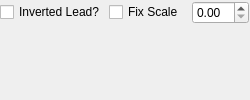
      <widget class="QChartView" name="ecg_axis_1" native="true">
       <property name="sizePolicy">
        <sizepolicy hsizetype="Expanding" vsizetype="Expanding">
         <horstretch>1</horstretch>
         <verstretch>6</verstretch>
        </sizepolicy>
       </property>
       <property name="minimumSize">
        <size>
         <width>0</width>
         <height>10</height>
        </size>
       </property>
       <property name="styleSheet">
        <string notr="true"/>
       </property>
       <layout class="QGridLayout" name="gridLayout">
        <property name="leftMargin">
         <number>0</number>
        </property>
        <property name="topMargin">
         <number>1</number>
        </property>
        <property name="rightMargin">
         <number>1</number>
        </property>
        <property name="bottomMargin">
         <number>0</number>
        </property>
        <property name="horizontalSpacing">
         <number>3</number>
        </property>
        <property name="verticalSpacing">
         <number>0</number>
        </property>
        <item row="0" column="3">
         <widget class="QDoubleSpinBox" name="ecg_1_gain">
          <property name="minimumSize">
           <size>
            <width>0</width>
            <height>10</height>
           </size>
          </property>
          <property name="frame">
           <bool>true</bool>
          </property>
         </widget>
        </item>
        <item row="1" column="1">
         <spacer name="verticalSpacer">
          <property name="minimumSize">
           <size>
            <width>0</width>
            <height>10</height>
           </size>
          </property>
          <property name="orientation">
           <enum>Qt::Orientation::Vertical</enum>
          </property>
          <property name="sizeHint" stdset="0">
           <size>
            <width>20</width>
            <height>160</height>
           </size>
          </property>
         </spacer>
        </item>
        <item row="0" column="2">
         <widget class="QCheckBox" name="ecg_1_check">
          <property name="minimumSize">
           <size>
            <width>80</width>
            <height>10</height>
           </size>
          </property>
          <property name="focusPolicy">
           <enum>Qt::FocusPolicy::NoFocus</enum>
          </property>
          <property name="text">
           <string>Fix Scale</string>
          </property>
         </widget>
        </item>
        <item row="0" column="1">
         <widget class="QCheckBox" name="ecg_1_reverse">
          <property name="minimumSize">
           <size>
            <width>0</width>
            <height>10</height>
           </size>
          </property>
          <property name="text">
           <string>Inverted Lead?</string>
          </property>
         </widget>
        </item>
        <item row="0" column="0">
         <spacer name="horizontalSpacer">
          <property name="minimumSize">
           <size>
            <width>0</width>
            <height>10</height>
           </size>
          </property>
          <property name="orientation">
           <enum>Qt::Orientation::Horizontal</enum>
          </property>
          <property name="sizeHint" stdset="0">
           <size>
            <width>1205</width>
            <height>20</height>
           </size>
          </property>
         </spacer>
        </item>
       </layout>
      </widget>
